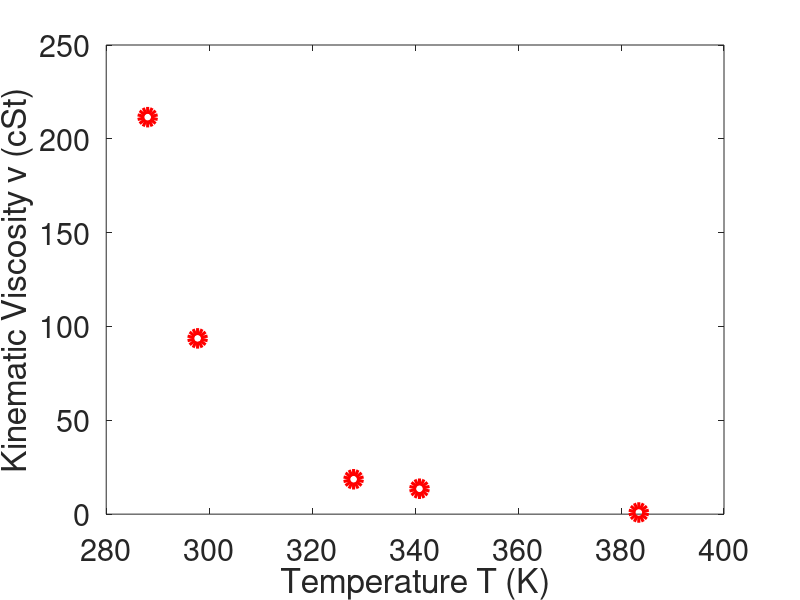

Source code (MATLAB): (Note: this script raises an error after producing the figure.)
% Chris Kreienkamp, 901965168
% Fri Mar 23, AME 20217
% Experiment B8 - Fluids

clear
clc



%% PART I - kinematic viscosity vs temperature
temp = [14.9 24.6 54.9 67.7 110.3]+273.15;
K = 3.5;
C = 14;
tz = [74.44 40.76 19.31 17.87 14.25];       % (s)
kvisc = K*(tz-C);                           % (centiStoke cSt)

plot(temp, kvisc,'ro','MarkerSize',10,'LineWidth',5)
xlabel('Temperature T (K)'); ylabel('Kinematic Viscosity \nu (cSt)');
set(gca,'FontSize',22)



%% PART I - Arrhenius plot
atemp = 1./temp;
akvisc = log(kvisc);
trendline = fit(atemp',akvisc','poly1');

figure(2)
plot(atemp,akvisc,'ro','MarkerSize',10,'LineWidth',5); hold on
h = plot(trendline,'b-'); hold off
h.LineWidth = 4;
xlabel('1/T (K^{-1})'); ylabel('ln(\nu [cSt])');
set(gca,'FontSize',22)
legend('Measured Data','Linear Fit','Location','Southeast')



%% PART II - terminal velocity vs sphere diameter (TEFLON)
rhoL = 1.26/1000*100^3;
tefrhoS = 2.16/1000*100^3;
delrhoS = 1.42/1000*100^3;
eta = .95;
tefd = [1/16 3/32 1/8 5/32 3/16 1/4]*2.54/100;      % (m)
tefx = [98 98 98 98 98 98]/1000;                    % (m)
teft = [91.07 47.02 28.09 19.64 14.00 9.26];        % (s)
teftermv = tefx./teft;                              % (m/s)
tef_x = linspace(0,7e-3,100);
tef_y = 2*(tefrhoS-rhoL)*9.80/(9*eta).*(tef_x./2).^2;

figure(3)
plot(tefd,teftermv,'ro','MarkerSize',10,'LineWidth',5); hold on
plot(tef_x,tef_y,'b-','LineWidth',4); hold off
xlabel('Sphere Diameter (m)'); ylabel('Terminal Velocity \nu_t (m/s)');
legend('Measured Velocity','Theoretical Velocity','Location','Northwest')
set(gca,'FontSize',22)
axis([0 7e-3 0 .02]);



%% PART II - terminal velocity vs sphere diameter (DELRIN)
deld = [1/8 5/32 3/16 1/4 5/16]*2.54/100;           % (m)
delx = [98 98 98 98 98]/1000;                        % (m)
delt = [199.59 160.51 100.13 74.09 58.27];          % (s)
deltermv = delx./delt;                              % (m/s)
del_x = linspace(0,9e-3,100);
del_y = 2*(delrhoS-rhoL)*9.80/(9*eta)*(del_x/2).^2;

figure(4)
plot(deld,deltermv,'ro','MarkerSize',10,'LineWidth',5); hold on
plot(del_x,del_y,'b-','LineWidth',4); hold off
xlabel('Sphere Diameter (m)'); ylabel('Terminal Velocity \nu_t (m/s)');
legend('Measured Velocity','Theoretical Velocity','Location','Northwest')
set(gca,'FontSize',22)
axis([0 9e-3 0 0.002]);



%% PART II - reynolds number
% Teflon
Fg_tef = 4/3*pi*(tefd/2).^3*(tefrhoS-rhoL)*9.8;
Re_tef = rhoL*teftermv.*tefd/eta;
Fd_tef = 6*pi*eta.*tefd/2.*teftermv;
Cd_tef = Fd_tef./(1/2*rhoL.*teftermv.^2*pi.*(tefd./2).^2);
trend_tef = fit(log(Re_tef'),log(Cd_tef'),'poly1');
% Delrin
Fg_del = 4/3*pi*(deld/2).^3*(delrhoS-rhoL)*9.8;
Re_del = rhoL*deltermv.*deld/eta;
Fd_del = 6*pi*eta.*deld/2.*deltermv;
Cd_del = Fd_del./(1/2*rhoL.*deltermv.^2*pi.*(deld./2).^2);
trend_del = fit(log(Re_del'),log(Cd_del'),'poly1');

figure(5)
plot(log(Re_tef),log(Cd_tef),'ro','MarkerSize',8,'LineWidth',4); hold on
plot(log(Re_del),log(Cd_del),'bo','MarkerSize',8,'LineWidth',4); hold on
plot(trend_tef,'k-'); hold off
xlabel('log(Re)'); ylabel('log(C_d)');
legend('Teflon','Delrin','Linear Fit','Location','Northeast')
set(gca,'FontSize',22)
axis([-7 -2 5.0 9.75])
